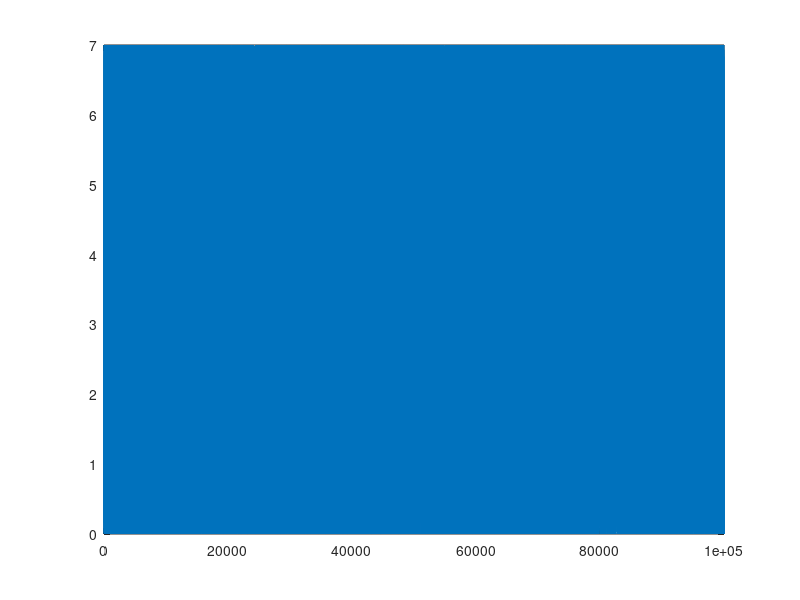

Recreate this plot in MATLAB. (Note: this script raises an error after producing the figure.)
%% Beta distribution test

for i = 1:100000

alpha = rand() * 5;
beta = rand() * 5;

sig(i) = 7 * betarnd(alpha, beta, 1);

end

figure; plot(sig); figure; histogram(sig);